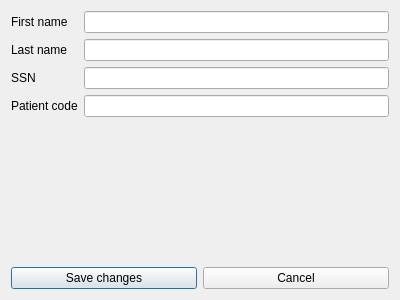
<?xml version="1.0" encoding="UTF-8"?>
<ui version="4.0">
 <class>Dialog</class>
 <widget class="QDialog" name="Dialog">
  <property name="geometry">
   <rect>
    <x>0</x>
    <y>0</y>
    <width>400</width>
    <height>300</height>
   </rect>
  </property>
  <property name="windowTitle">
   <string>Edit patient</string>
  </property>
  <layout class="QVBoxLayout" name="verticalLayout">
   <item>
    <layout class="QFormLayout" name="formLayout">
     <item row="0" column="0">
      <widget class="QLabel" name="label">
       <property name="text">
        <string>First name</string>
       </property>
      </widget>
     </item>
     <item row="1" column="0">
      <widget class="QLabel" name="label_2">
       <property name="text">
        <string>Last name</string>
       </property>
      </widget>
     </item>
     <item row="2" column="0">
      <widget class="QLabel" name="label_3">
       <property name="text">
        <string>SSN</string>
       </property>
      </widget>
     </item>
     <item row="3" column="0">
      <widget class="QLabel" name="label_4">
       <property name="text">
        <string>Patient code</string>
       </property>
      </widget>
     </item>
     <item row="0" column="1">
      <widget class="QLineEdit" name="lnFirstName"/>
     </item>
     <item row="1" column="1">
      <widget class="QLineEdit" name="lnLastName"/>
     </item>
     <item row="2" column="1">
      <widget class="QLineEdit" name="lnSSN"/>
     </item>
     <item row="3" column="1">
      <widget class="QLineEdit" name="lnPatientCode"/>
     </item>
    </layout>
   </item>
   <item>
    <layout class="QHBoxLayout" name="horizontalLayout">
     <item>
      <widget class="QPushButton" name="btnSave">
       <property name="text">
        <string>Save changes</string>
       </property>
      </widget>
     </item>
     <item>
      <widget class="QPushButton" name="btnCancel">
       <property name="text">
        <string>Cancel</string>
       </property>
      </widget>
     </item>
    </layout>
   </item>
  </layout>
 </widget>
 <resources/>
 <connections/>
</ui>
